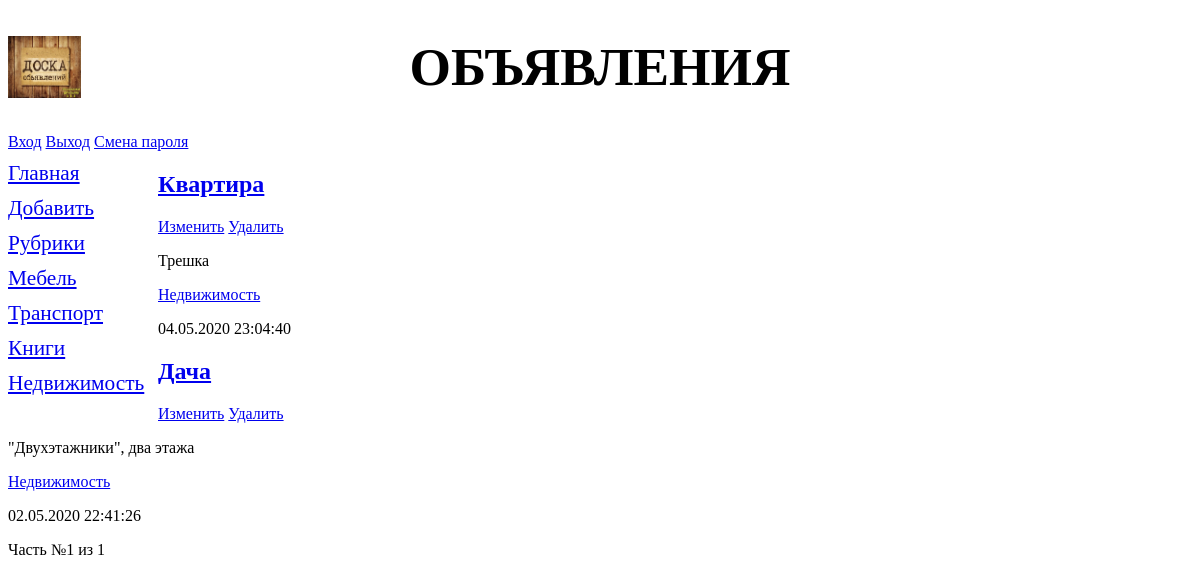
The page /bboard/accounts/profile/ on the database its author committed.
### bboard/models.py (models this page shows, shortened)
class Rubric(models.Model):
    name = models.CharField(max_length=20, db_index=True, verbose_name='Название')
    order = models.SmallIntegerField(default=0, db_index=True)
    objects = models.Manager()
    bbs = RubricManager()
    class Meta:
        verbose_name_plural = 'Рубрики'
        verbose_name = 'Рубрика'
        ordering = ['order', 'name']

class Bb(models.Model):
    title = models.CharField(max_length=50, verbose_name='Товар')
    content = models.TextField(null=True, blank=True, verbose_name='Описание')
    price = models.FloatField(null=True, blank=True, verbose_name='Цена')
    published = models.DateTimeField(auto_now_add=True, db_index=True, verbose_name='Опубликовано')
    rubric = models.ForeignKey('Rubric', null=True, on_delete=models.PROTECT, verbose_name='Рубрика')
    objects = models.Manager()
    reverse = BbManager()
    class Meta:
        verbose_name_plural = 'Объявления'
        verbose_name = 'Объявление'
        ordering = ['-published']

### bboard/views.py (the view)
# urls.py: path('accounts/profile/', index),
def index(request):
    bbs = Bb.objects.all()
    rubrics = Rubric.objects.all()
    paginator = Paginator(bbs, 2)
    if 'page' in request.GET:
        page_num = request.GET['page']
    else:
        page_num = 1
    page = paginator.get_page(page_num)
    context = {'rubrics': rubrics, 'page': page, 'bbs': page.object_list}
    return render(request, 'bboard/index.html', context)

### bboard/templates/bboard/index.html (shortened to what this page needs)
{% extends "layout/base.html" %}
{% block content %}
{% for bb in bbs %}
<div class="b">
    <h2><a href="{% url 'detail' pk=bb.pk %}">{{ bb.title }}</a></h2>
    <a href="{% url 'update' pk=bb.pk %}">Изменить</a>
    <a href="{% url 'delete' pk=bb.pk %}">Удалить</a>
    <p>{{ bb.content }}</p>
    <p><a href="{% url 'by_rubric' bb.rubric.pk %}"> {{ bb.rubric.name }}</a></p>
    <p>{{ bb.published|date:"d.m.Y H:i:s" }}</p>
</div>
{% endfor %}
<div>
    Часть №{{ page.number }} из {{ page.paginator.num_pages }}
</div>
{% endblock %}

### bboard/templates/layout/base.html (shortened to what this page needs)
<!DOCTYPE html>
{% load static %}
<html lang="ru">
<head>
    <link rel="stylesheet" type="text/css" href="{% static 'bboard/style.css' %}">
</head>
<body>
    <header>
        <h1>Объявления</h1>
        <a href="{% url 'login' %}">Вход</a>
        <a href="{% url 'logout' %}">Выход</a>
        <a href="{% url 'password_change' %}">Смена пароля</a>
    </header>
    <nav>
        <a href="{% url 'index' %}">Главная</a>
        <a href="{% url 'add' %}">Добавить</a>
        <a href="{% url 'rubrics' %}">Рубрики</a>
        {% for rubric in rubrics %}
        <a href="{% url 'by_rubric' rubric.pk %}">
            {{ rubric.name }}</a>
        {% endfor %}
    </nav>
    <section>
        {% block content %}
        {% endblock %}
    </section>
</body>
</html>

### bboard/static/bboard/style.css (style rules this page uses)
header h1 { font-size: 40pt; text-transform: uppercase; text-align: center; background: url("logo.jpg") left / auto 100% no-repeat; }
nav { font-size: 16pt; width: 150px; float: left; }
nav a { display: block; margin: 10px 0px; }
section { mafgin-left: 170px; }

### rows shown on the page
Rubric: name "Мебель"
Rubric: name "Транспорт"
Rubric: name "Книги"
Rubric: name "Недвижимость"
Bb: title "Квартира", content "Трешка", rubric.name "Недвижимость", published "04.05.2020 23:04:40"
Bb: title "Дача", content "\"Двухэтажники\", два этажа", rubric.name "Недвижимость", published "02.05.2020 22:41:26"

### other values the page prints
{{ page.number }} "1"
{{ page.paginator.num_pages }} "1"
